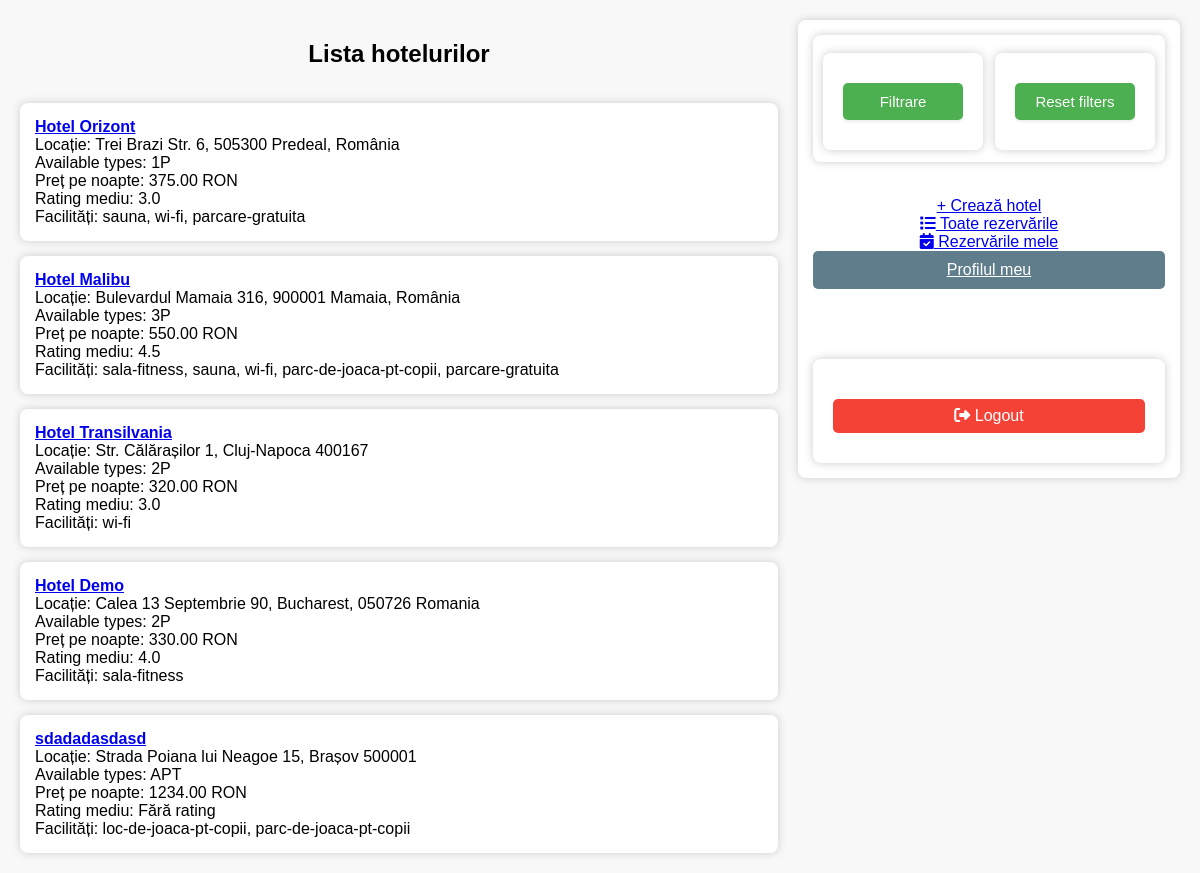
The page /booking/hotels/ (signed in) on the database its author committed.
### booking/models/hotel.py (models this page shows, shortened)
class Hotel(models.Model):
    HOTEL_TYPES = [
        ('1P', 'Cameră pentru 1 persoană'),
        ('2P', 'Cameră pentru 2 persoane'),
        ('3P', 'Cameră pentru 3 persoane'),
        ('APT', 'Apartament'),
    ]
    name = models.CharField(max_length=100)
    location = models.CharField(max_length=100)
    description = models.TextField()
    available_types = models.CharField(max_length=3, choices=HOTEL_TYPES)
    price_per_night = models.DecimalField(max_digits=7, decimal_places=2)
    is_active = models.BooleanField(default=True)
    photo_url = models.URLField(blank=True, null=True)
    amenities = models.ManyToManyField(Amenity, blank=True, related_name='hotels')

### booking/models/amenity.py (models this page shows, shortened)
class Amenity(models.Model):
    name = models.CharField(max_length=100, unique=True)
    slug = models.SlugField(max_length=120, unique=True, blank=True)
    class Meta:
        ordering = ['name']

### booking/views/hotel_views.py (the view)
# urls.py: path("hotels/", views.hotels_view, name="hotels"),
@login_required
def hotels_view(request):
    hotels = Hotel.objects.annotate(avg_rating=Avg('reservation__hotelreview__rating'))
    location = request.GET.get('location')
    room_type = request.GET.get('room_type')
    max_price = request.GET.get('max_price')
    min_rating = request.GET.get('min_rating')
    amenities = request.GET.getlist('amenities')
    if location:
        hotels = hotels.filter(location__icontains=location)
    if room_type:
        hotels = hotels.filter(available_types__icontains=room_type)
    if max_price:
        hotels = hotels.filter(price_per_night__lte=max_price)
    if min_rating:
        hotels = hotels.filter(avg_rating__gte=min_rating)
    if amenities:
        for amenity_slug in amenities:
            hotels = hotels.filter(amenities__slug=amenity_slug)
        hotels = hotels.distinct()
    all_amenities = Amenity.objects.all()
    return render(request, 'booking/hotels.html', {
        'hotels': hotels,
        'selected_amenities': amenities,
        'all_amenities': all_amenities,
        'location': location,
        'room_type': room_type,
        'max_price': max_price,
        'min_rating': min_rating,
    })

### booking/templates/booking/hotels.html (shortened to what this page needs)
{% load static %}
<!DOCTYPE html>
<html>
<head>
    <link rel="stylesheet" href="{% static 'booking/styles.css' %}">
    <link href="https://cdnjs.cloudflare.com/ajax/libs/font-awesome/6.5.0/css/all.min.css" rel="stylesheet">
</head>
<body>
<div class="container">
    <div class="left-column">
        <h2>Lista hotelurilor</h2>
        {% if hotels %}
            {% for hotel in hotels %}
                <div class="hotel-card">
                    <a href="{% url 'hotel_detail' hotel.id %}">
                    <strong>{{ hotel.name }}</strong>
                    </a><br>
                    Locație: {{ hotel.location }}<br>
                    Available types: {{ hotel.available_types }}<br>
                    Preț pe noapte: {{ hotel.price_per_night }} RON<br>
                    Rating mediu: {{ hotel.avg_rating|default:"Fără rating" }}<br>
                    Facilități:
                        {% if hotel.amenities.all %}
                            {% for amenity in hotel.amenities.all %}
                                {{ amenity.slug }}{% if not forloop.last %}, {% endif %}
                            {% endfor %}
                        {% else %}
                            Nicio facilitate.
                        {% endif %}
                </div>
            {% endfor %}
        {% else %}
            <p>Nu există hoteluri care să corespundă criteriilor.</p>
        {% endif %}
    </div>
    <div class="right-column">
        <div class="filter-buttons-wrapper">
            <div class="filter-buttons">
                <form method="get" style="display:inline;">
                    <button class="filter-btn" type="button" onclick="toggleFilter()">Filtrare</button>
                </form>
                <form method="get" style="display:inline;">
                    <button class="filter-btn" type="submit">Reset filters</button>
                </form>
            </div>
        </div>
        {% if request.user.is_staff %}
        <div style="margin-top: 20px;">
            <a href="{% url 'create_hotel' %}" class="btn btn-success w-100">+ Crează hotel</a>
        </div>
        <div class="mt-4 d-grid">
            <a href="{% url 'admin_reservations' %}" class="btn btn-danger btn-lg">
                <i class="fas fa-list me-2"></i> Toate rezervările
            </a>
        </div>
        {% endif %}
        <div class="mt-4 d-grid">
            <a href="{% url 'my_reservations' %}" class="btn btn-primary btn-lg">
                <i class="fas fa-calendar-check me-2"></i> Rezervările mele
            </a>
        </div>
        <a href="{% url 'my_profile' %}" style="margin-bottom: 20px; background:#607D8B; color:white; padding:10px 15px; border-radius:5px;">Profilul meu</a>
        <form action="{% url 'logout' %}" method="post">
            <button type="submit" style="width: 100%; padding: 8px; background-color: #f44336; color: white; border: none; border-radius: 5px; margin-top: 20px;">
                <i class="fas fa-sign-out-alt"></i> Logout
            </button>
        </form>
    </div>
</div>
</body>
</html>

### booking/static/booking/styles.css (style rules this page uses)
body { font-family: Arial, sans-serif; background-color: #f8f8f8; margin: 0; padding: 0; text-align: center; }
form { background-color: white; display: inline-block; padding: 20px; border-radius: 8px; box-shadow: 0 0 10px #ccc; margin-top: 50px; }
input, button { display: block; width: 200px; margin: 10px auto; padding: 8px; font-size: 16px; }
button { background-color: #4CAF50; color: white; border: none; cursor: pointer; }

### booking/templates/booking/hotels.html (style rules this page uses)
body { margin: 0; font-family: Arial, sans-serif; background: #f8f8f8; }
.container { display: flex; padding: 20px; gap: 20px; min-height: 100vh; }
.left-column { flex: 4; display: flex; flex-direction: column; gap: 15px; }
.hotel-card { background: white; padding: 15px; border-radius: 8px; box-shadow: 0 0 8px #ccc; text-align: left; }
.right-column { flex: 1; background: white; padding: 15px; border-radius: 8px; box-shadow: 0 0 8px #ccc; height: fit-content; display: flex; flex-direction: column; align-items: stretch; }
.filter-buttons-wrapper { background: #fff; border-radius: 8px; box-shadow: 0 0 8px #ccc; padding: 18px 10px 12px 10px; margin-bottom: 15px; display: flex; justify-content: center; gap: 12px; }
.filter-buttons { display: flex; gap: 12px; }
.filter-btn { width: 120px; padding: 10px; font-size: 15px; font-weight: 500; cursor: pointer; border: none; border-radius: 5px; background-color: #4CAF50; color: white; transition: background 0.2s, box-shadow 0.2s; box-shadow: 0 2px 3px #eee; }
.filter-buttons form { margin: 0; display: inline; }

### rows shown on the page
Hotel: name "Hotel Orizont", location "Trei Brazi Str. 6, 505300 Predeal, România", available_types "1P", price_per_night "375.00", avg_rating "3.0"
Amenity: slug "sauna"
Amenity: slug "wi-fi"
Amenity: slug "parcare-gratuita"
Hotel: name "Hotel Malibu", location "Bulevardul Mamaia 316, 900001 Mamaia, România", available_types "3P", price_per_night "550.00", avg_rating "4.5"
Amenity: slug "sala-fitness"
Amenity: slug "parc-de-joaca-pt-copii"
Hotel: name "Hotel Transilvania", location "Str. Călărașilor 1, Cluj-Napoca 400167", available_types "2P", price_per_night "320.00", avg_rating "3.0"
Hotel: name "Hotel Demo", location "Calea 13 Septembrie 90, Bucharest, 050726 Romania", available_types "2P", price_per_night "330.00", avg_rating "4.0"
Hotel: name "sdadadasdasd", location "Strada Poiana lui Neagoe 15, Brașov 500001", available_types "APT", price_per_night "1234.00", avg_rating "Fără rating"
Amenity: slug "loc-de-joaca-pt-copii"
